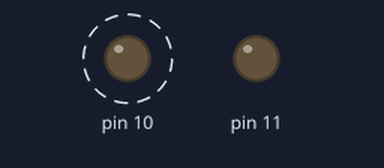
The sketch below on a simulated Arduino Uno, built with avr-gcc and run on an emulated ATmega328P. Shown: output pins drawn as LEDs (lit = HIGH). Dashed ring = blinking.

Above: at 0.05 s.
Timing chart, 0 to 5.9 s (numbered marks = the images above):
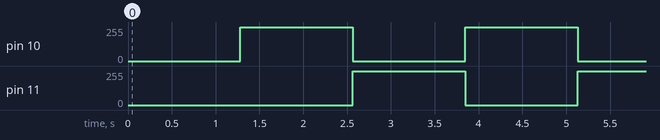

The sketch:

LED.ino
```cpp
void setup() {
  // put your setup code here, to run once:

pinMode(10,OUTPUT);
pinMode(11,OUTPUT);
}

void loop() {
  // put your main code here, to run repeatedly:
for(int i=0;i<256;i++){
  analogWrite(10,i);
  analogWrite(11,255-i);
  delay(5);

  }
for(int K=0;K<256;K++){
  analogWrite(11,K);
  analogWrite(10,255-K);
  delay(5);
  }


}
```

Measured:
- by itself, pin 10, pin 11: alternates 255/255 for 1.3 s and 0/255 for 1.3 s
